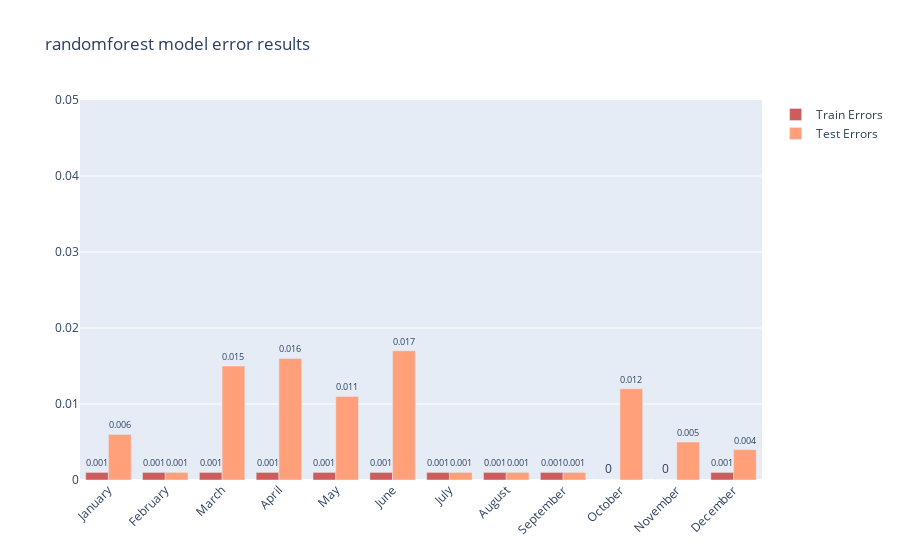

Notebook source saved alongside this figure:
### Code cell
plot_resulst(train_errors,test_errors,"randomforest")

### Figure 1 — Plotly figure (JSON) as saved in the notebook; plotly's stock layout.template omitted (floating-point values rounded to 4 significant figures)
{"data": [{"marker": {"color": "indianred"}, "name": "Train Errors", "text": [0.001, 0.001, 0.001, 0.001, 0.001, 0.001, 0.001, 0.001, 0.001, 0, 0, 0.001], "textposition": "outside", "type": "bar", "x": ["January", "February", "March", "April", "May", "June", "July", "August", "September", "October", "November", "December"], "y": [0.001, 0.001, 0.001, 0.001, 0.001, 0.001, 0.001, 0.001, 0.001, 0, 0, 0.001]}, {"marker": {"color": "lightsalmon"}, "name": "Test Errors", "text": [0.006, 0.001, 0.015, 0.016, 0.011, 0.017, 0.001, 0.001, 0.001, 0.012, 0.005, 0.004], "textposition": "outside", "type": "bar", "x": ["January", "February", "March", "April", "May", "June", "July", "August", "September", "October", "November", "December"], "y": [0.006, 0.001, 0.015, 0.016, 0.011, 0.017, 0.001, 0.001, 0.001, 0.012, 0.005, 0.004]}], "layout": {"barmode": "group", "title": {"text": "randomforest model error results"}, "xaxis": {"tickangle": -45}, "yaxis": {"range": [0, 0.05]}}}
